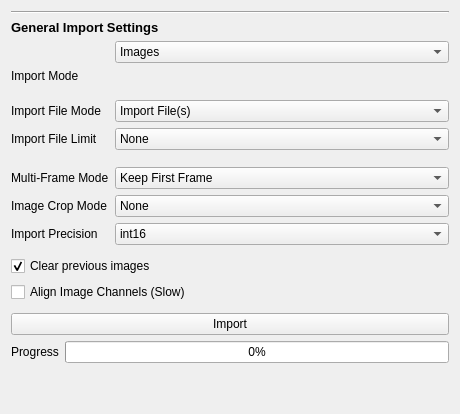
  <widget class="QWidget" name="import_tab">
   <attribute name="title">
    <string>Import</string>
   </attribute>
   <layout class="QVBoxLayout" name="verticalLayout">
    <item>
     <widget class="Line" name="line_11">
      <property name="orientation">
       <enum>Qt::Horizontal</enum>
      </property>
     </widget>
    </item>
    <item>
     <widget class="QLabel" name="label_37">
      <property name="font">
       <font>
        <pointsize>10</pointsize>
        <weight>75</weight>
        <bold>true</bold>
       </font>
      </property>
      <property name="text">
       <string>General Import Settings</string>
      </property>
     </widget>
    </item>
    <item>
     <layout class="QFormLayout" name="formLayout_8">
      <item row="2" column="1">
       <spacer name="verticalSpacer_16">
        <property name="orientation">
         <enum>Qt::Vertical</enum>
        </property>
        <property name="sizeType">
         <enum>QSizePolicy::Minimum</enum>
        </property>
        <property name="sizeHint" stdset="0">
         <size>
          <width>334</width>
          <height>5</height>
         </size>
        </property>
       </spacer>
      </item>
      <item row="3" column="0">
       <widget class="QLabel" name="label_51">
        <property name="text">
         <string>Import File Mode</string>
        </property>
       </widget>
      </item>
      <item row="3" column="1">
       <widget class="QComboBox" name="import_filemode">
        <item>
         <property name="text">
          <string>Import File(s)</string>
         </property>
        </item>
        <item>
         <property name="text">
          <string>Import Directory</string>
         </property>
        </item>
       </widget>
      </item>
      <item row="4" column="0">
       <widget class="QLabel" name="import_limit_label">
        <property name="text">
         <string>Import File Limit</string>
        </property>
       </widget>
      </item>
      <item row="4" column="1">
       <widget class="QComboBox" name="import_limit">
        <property name="currentIndex">
         <number>6</number>
        </property>
        <item>
         <property name="text">
          <string>1</string>
         </property>
        </item>
        <item>
         <property name="text">
          <string>5</string>
         </property>
        </item>
        <item>
         <property name="text">
          <string>10</string>
         </property>
        </item>
        <item>
         <property name="text">
          <string>20</string>
         </property>
        </item>
        <item>
         <property name="text">
          <string>50</string>
         </property>
        </item>
        <item>
         <property name="text">
          <string>100</string>
         </property>
        </item>
        <item>
         <property name="text">
          <string>None</string>
         </property>
        </item>
       </widget>
      </item>
      <item row="5" column="1">
       <spacer name="verticalSpacer_17">
        <property name="orientation">
         <enum>Qt::Vertical</enum>
        </property>
        <property name="sizeType">
         <enum>QSizePolicy::Minimum</enum>
        </property>
        <property name="sizeHint" stdset="0">
         <size>
          <width>334</width>
          <height>5</height>
         </size>
        </property>
       </spacer>
      </item>
      <item row="6" column="0">
       <widget class="QLabel" name="label_30">
        <property name="text">
         <string>Multi-Frame Mode</string>
        </property>
       </widget>
      </item>
      <item row="6" column="1">
       <widget class="QComboBox" name="import_multiframe_mode">
        <item>
         <property name="text">
          <string>Keep First Frame</string>
         </property>
        </item>
        <item>
         <property name="text">
          <string>Keep Brightest Frame</string>
         </property>
        </item>
        <item>
         <property name="text">
          <string>Average Frames</string>
         </property>
        </item>
        <item>
         <property name="text">
          <string>Sum Frames</string>
         </property>
        </item>
       </widget>
      </item>
      <item row="7" column="0">
       <widget class="QLabel" name="label_22">
        <property name="text">
         <string>Image Crop Mode</string>
        </property>
       </widget>
      </item>
      <item row="7" column="1">
       <widget class="QComboBox" name="import_crop_mode">
        <item>
         <property name="text">
          <string>None</string>
         </property>
        </item>
        <item>
         <property name="text">
          <string>Crop Left Half</string>
         </property>
        </item>
        <item>
         <property name="text">
          <string>Crop Right Half</string>
         </property>
        </item>
        <item>
         <property name="text">
          <string>Crop Brightest Half</string>
         </property>
        </item>
       </widget>
      </item>
      <item row="8" column="0">
       <widget class="QLabel" name="label_21">
        <property name="text">
         <string>Import Precision</string>
        </property>
       </widget>
      </item>
      <item row="8" column="1">
       <widget class="QComboBox" name="import_precision">
        <property name="currentIndex">
         <number>1</number>
        </property>
        <item>
         <property name="text">
          <string>int8</string>
         </property>
        </item>
        <item>
         <property name="text">
          <string>int16</string>
         </property>
        </item>
        <item>
         <property name="text">
          <string>int32</string>
         </property>
        </item>
        <item>
         <property name="text">
          <string>native</string>
         </property>
        </item>
       </widget>
      </item>
      <item row="0" column="1">
       <widget class="QComboBox" name="import_mode">
        <item>
         <property name="text">
          <string>Images</string>
         </property>
        </item>
        <item>
         <property name="text">
          <string>NanoImager Data</string>
         </property>
        </item>
        <item>
         <property name="text">
          <string>ScanR Data</string>
         </property>
        </item>
        <item>
         <property name="text">
          <string>ImageJ files(s)</string>
         </property>
        </item>
        <item>
         <property name="text">
          <string>Mask (.tif) Segmentation(s)</string>
         </property>
        </item>
        <item>
         <property name="text">
          <string>Cellpose (.npy) Segmentation(s)</string>
         </property>
        </item>
        <item>
         <property name="text">
          <string>Oufti (.mat) Segmentation(s)</string>
         </property>
        </item>
        <item>
         <property name="text">
          <string>JSON (.txt) Segmentation(s)</string>
         </property>
        </item>
       </widget>
      </item>
      <item row="1" column="0">
       <widget class="QLabel" name="label_27">
        <property name="text">
         <string>Import Mode</string>
        </property>
       </widget>
      </item>
     </layout>
    </item>
    <item>
     <spacer name="verticalSpacer_15">
      <property name="orientation">
       <enum>Qt::Vertical</enum>
      </property>
      <property name="sizeType">
       <enum>QSizePolicy::Minimum</enum>
      </property>
      <property name="sizeHint" stdset="0">
       <size>
        <width>334</width>
        <height>5</height>
       </size>
      </property>
     </spacer>
    </item>
    <item>
     <layout class="QGridLayout" name="gridLayout_9">
      <item row="0" column="0">
       <widget class="QCheckBox" name="import_clear_previous">
        <property name="text">
         <string>Clear previous images</string>
        </property>
        <property name="checked">
         <bool>true</bool>
        </property>
       </widget>
      </item>
      <item row="2" column="0">
       <widget class="QCheckBox" name="import_align">
        <property name="text">
         <string>Align Image Channels (Slow)</string>
        </property>
        <property name="checked">
         <bool>false</bool>
        </property>
       </widget>
      </item>
     </layout>
    </item>
    <item>
     <spacer name="verticalSpacer_14">
      <property name="orientation">
       <enum>Qt::Vertical</enum>
      </property>
      <property name="sizeType">
       <enum>QSizePolicy::Minimum</enum>
      </property>
      <property name="sizeHint" stdset="0">
       <size>
        <width>334</width>
        <height>5</height>
       </size>
      </property>
     </spacer>
    </item>
    <item>
     <widget class="QPushButton" name="import_import">
      <property name="text">
       <string>Import</string>
      </property>
     </widget>
    </item>
    <item>
     <layout class="QFormLayout" name="formLayout_14">
      <item row="0" column="0">
       <widget class="QLabel" name="label_36">
        <property name="text">
         <string>Progress</string>
        </property>
       </widget>
      </item>
      <item row="0" column="1">
       <widget class="QProgressBar" name="import_progressbar">
        <property name="value">
         <number>0</number>
        </property>
       </widget>
      </item>
     </layout>
    </item>
    <item>
     <spacer name="verticalSpacer">
      <property name="orientation">
       <enum>Qt::Vertical</enum>
      </property>
      <property name="sizeHint" stdset="0">
       <size>
        <width>20</width>
        <height>40</height>
       </size>
      </property>
     </spacer>
    </item>
   </layout>
  </widget>
